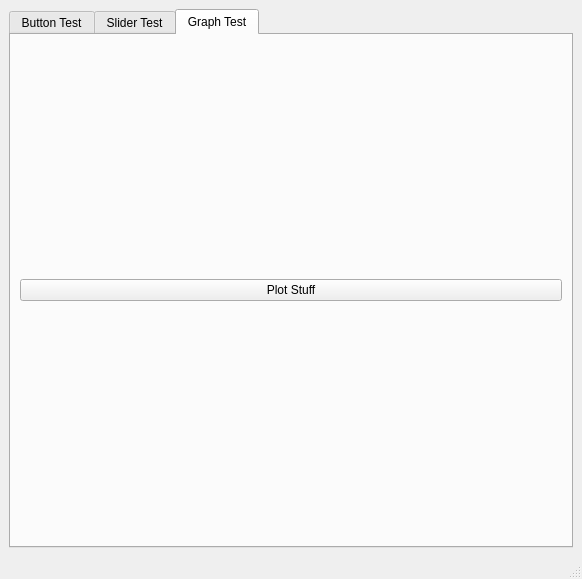
<?xml version="1.0" encoding="UTF-8"?>
<ui version="4.0">
 <class>MainWindow</class>
 <widget class="QMainWindow" name="MainWindow">
  <property name="geometry">
   <rect>
    <x>0</x>
    <y>0</y>
    <width>582</width>
    <height>579</height>
   </rect>
  </property>
  <property name="windowTitle">
   <string>MainWindow</string>
  </property>
  <widget class="QWidget" name="centralwidget">
   <layout class="QHBoxLayout" name="horizontalLayout">
    <item>
     <widget class="QTabWidget" name="tabWidget">
      <property name="currentIndex">
       <number>2</number>
      </property>
      <widget class="QWidget" name="tab">
       <property name="sizePolicy">
        <sizepolicy hsizetype="Preferred" vsizetype="Preferred">
         <horstretch>0</horstretch>
         <verstretch>0</verstretch>
        </sizepolicy>
       </property>
       <attribute name="title">
        <string>Button Test</string>
       </attribute>
       <layout class="QHBoxLayout" name="horizontalLayout_6">
        <item>
         <layout class="QHBoxLayout" name="horizontalLayout_5">
          <item>
           <layout class="QVBoxLayout" name="verticalLayout_3">
            <item>
             <widget class="QListWidget" name="listWidget"/>
            </item>
            <item>
             <layout class="QHBoxLayout" name="horizontalLayout_3">
              <item>
               <widget class="QPushButton" name="open_folder_button">
                <property name="text">
                 <string>Open Folder</string>
                </property>
               </widget>
              </item>
              <item>
               <widget class="QPushButton" name="dummy_button">
                <property name="text">
                 <string>Dummy</string>
                </property>
               </widget>
              </item>
             </layout>
            </item>
           </layout>
          </item>
         </layout>
        </item>
       </layout>
       <zorder>horizontalLayoutWidget</zorder>
       <zorder>horizontalLayoutWidget</zorder>
      </widget>
      <widget class="QWidget" name="tab_2">
       <attribute name="title">
        <string>Slider Test</string>
       </attribute>
       <layout class="QHBoxLayout" name="horizontalLayout_7">
        <item>
         <layout class="QHBoxLayout" name="horizontalLayout_4">
          <item>
           <layout class="QVBoxLayout" name="verticalLayout_5">
            <item>
             <widget class="QLabel" name="label">
              <property name="sizePolicy">
               <sizepolicy hsizetype="Preferred" vsizetype="Maximum">
                <horstretch>0</horstretch>
                <verstretch>0</verstretch>
               </sizepolicy>
              </property>
              <property name="text">
               <string>&lt;html&gt;&lt;head/&gt;&lt;body&gt;&lt;p align=&quot;center&quot;&gt;Move the slider to change LCD value.&lt;/p&gt;&lt;/body&gt;&lt;/html&gt;</string>
              </property>
             </widget>
            </item>
            <item>
             <widget class="QLCDNumber" name="lcd"/>
            </item>
            <item>
             <widget class="QSlider" name="lcd_slider">
              <property name="orientation">
               <enum>Qt::Horizontal</enum>
              </property>
             </widget>
            </item>
           </layout>
          </item>
         </layout>
        </item>
       </layout>
      </widget>
      <widget class="QWidget" name="tab_3">
       <attribute name="title">
        <string>Graph Test</string>
       </attribute>
       <layout class="QVBoxLayout" name="verticalLayout_2">
        <item>
         <layout class="QVBoxLayout" name="graph_container"/>
        </item>
        <item>
         <layout class="QVBoxLayout" name="toolbar_container"/>
        </item>
        <item>
         <widget class="QPushButton" name="btn_plot">
          <property name="text">
           <string>Plot Stuff</string>
          </property>
         </widget>
        </item>
       </layout>
      </widget>
     </widget>
    </item>
   </layout>
  </widget>
  <widget class="QStatusBar" name="statusbar"/>
 </widget>
 <resources/>
 <connections/>
</ui>
